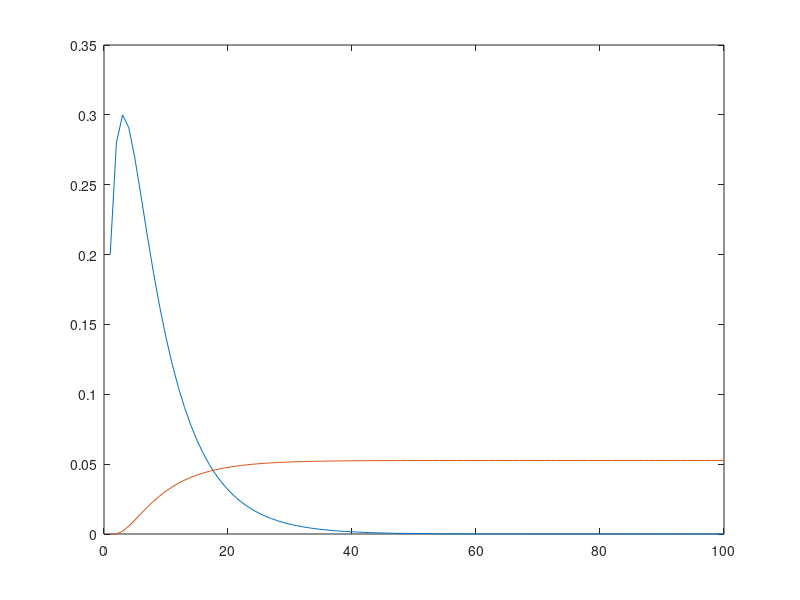

Write MATLAB code to recreate this figure.
%6. Considere a cadeia de Markov com o diagrama de transic¸ao de estados seguinte:
%(a) Defina em Matlab a matriz de transic¸ao de estados ˜ T, com Tij sendo a probabilidade de ir do estado
%j para o estado i num unico passo.
T = [.8 0 .3 0 0 ;
    .2 .6 .2 0 0 ;
    0 .1 .4 0 0 ;
    0 .3 0 1 0 ;
    0 0 .1 0 1];
%% 
%(b) Fac¸a um grafico com a probabilidade de, comec¸ando no estado 1, estar no estado 2 ao fim de ´ n
%passos, com n a variar de 1 ate 100. Justifique o que observa.
nmax = 100;
n = (1:nmax);
x0 = zeros(5, 1);
x0(1) = 1;
t = zeros(1,nmax);
t5 = zeros(1,nmax);
for i = n
    temp = T^i * x0;
    t(i) = temp(2);
    t5(i) = temp(5);
end
plot(n,t);
hold;
%JUSTIFICATIVA: a princípio, a probabilidade aumenta a medida que o numero de iterações
%aumenta, porque a variável aleatória "explora os estados" mas depois de
%alcançar seu pico na 3ª iteração, começa a ser absorvida pelos estados 3 e
%5, logo, a chance de estar no estado 2 tende a 0
%% 
%(c) Fac¸a um grafico com a probabilidade de, comec¸ando no estado 1, estar no estado 3 ao fim de ´ n
%passos. Na mesma figura, fac¸a um segundo grafico com a probabilidade de, comec¸ando no estado ´
%1, estar no estado 5 ao fim de n passos. Em ambos os casos, considere n a variar de 1 ate 100. ´
%Justifique o que observa.
plot(n, t5);
%JUSTIFICATIVA: a variável aleatória vai ser absorvida pelos estados 3 e 5
%sendo assim, ao longo do tempo podemos notar que a probabilidade de estar
%no estado 5 tende a um valor diferente de 0.
%%
%(d) Determine a matriz Q.
Q = T(1:3, 1:3)
%% 
%(e) Determine a matriz fundamental F.
F = inv(eye(3) - Q)
%%
%(f) Qual a media (valor esperado) do n ´ umero de passos at ´ e´ a absorc¸ ` ao comec¸ando no estado 1? E ˜
%comec¸ando no estado 2? E se comec¸ando no estado 4?
sum(F(:,1), 1)
sum(F(:,2), 1)
sum(F(:,3), 1)




